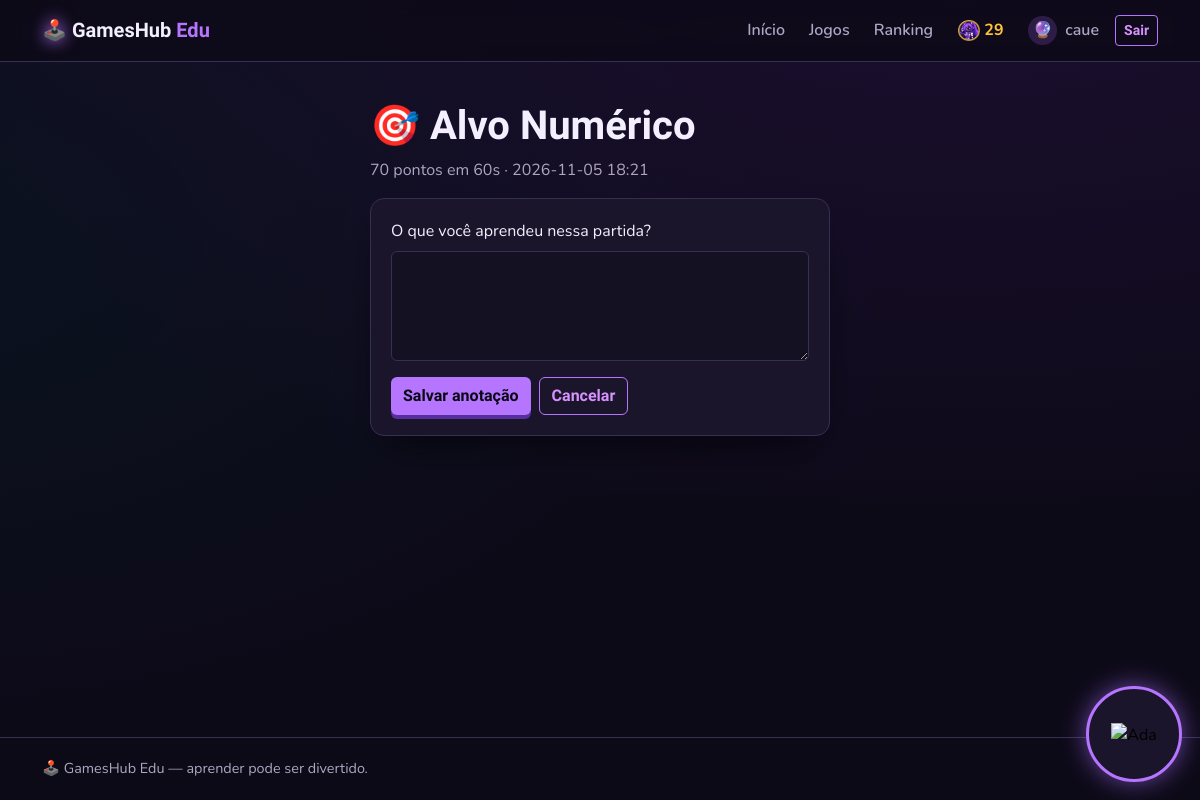
The app's page /partidas/1/editar (signed in) with its own data.
### tables this page shows
CREATE TABLE usuarios (
    id INTEGER PRIMARY KEY AUTOINCREMENT,
    nome TEXT NOT NULL,
    email TEXT NOT NULL UNIQUE,
    senha_hash TEXT NOT NULL,
    avatar TEXT NOT NULL DEFAULT '🎮',
    criado_em TEXT NOT NULL DEFAULT CURRENT_TIMESTAMP
, moedas INTEGER NOT NULL DEFAULT 0, moedas_totais INTEGER NOT NULL DEFAULT 0, skin TEXT NOT NULL DEFAULT 'padrao', skin_ada TEXT NOT NULL DEFAULT 'padrao', avatar_imagem TEXT);

CREATE TABLE jogos (
    id INTEGER PRIMARY KEY AUTOINCREMENT,
    slug TEXT NOT NULL UNIQUE,
    nome TEXT NOT NULL,
    materia TEXT NOT NULL,
    faixa_etaria TEXT NOT NULL,
    mecanica TEXT NOT NULL,
    descricao TEXT NOT NULL,
    como_jogar TEXT NOT NULL,
    emoji TEXT NOT NULL
);

CREATE TABLE partidas (
    id INTEGER PRIMARY KEY AUTOINCREMENT,
    usuario_id INTEGER NOT NULL REFERENCES usuarios(id) ON DELETE CASCADE,
    jogo_id INTEGER NOT NULL REFERENCES jogos(id) ON DELETE CASCADE,
    pontos INTEGER NOT NULL CHECK (pontos BETWEEN 0 AND 100),
    duracao_segundos INTEGER NOT NULL DEFAULT 0,
    anotacao TEXT NOT NULL DEFAULT '',
    criado_em TEXT NOT NULL DEFAULT CURRENT_TIMESTAMP
);

### app.py (the view, shortened to what this page needs)
@app.route("/partidas/<int:partida_id>/editar", methods=["GET", "POST"])
@login_obrigatorio
def editar_partida(partida_id):
    p = partida_do_usuario(partida_id)
    return render_template("editar_partida.html", partida=p)

### app.py (called while the page is built)
@app.before_request
def carregar_usuario():
    uid = session.get("usuario_id")
    g.usuario = None
    if uid:
        g.usuario = get_db().execute("SELECT * FROM usuarios WHERE id = ?", (uid,)).fetchone()
        if g.usuario is None:
            session.clear()

def login_obrigatorio(view):
    @wraps(view)
    def wrapper(*args, **kwargs):
        if g.usuario is None:
            flash("Entre na sua conta para continuar.", "aviso")
            return redirect(url_for("login", next=request.path))
        return view(*args, **kwargs)
    return wrapper

def partida_do_usuario(partida_id):
    p = get_db().execute(
        """SELECT p.*, j.nome AS jogo_nome, j.emoji FROM partidas p
           JOIN jogos j ON j.id = p.jogo_id WHERE p.id = ?""",
        (partida_id,),
    ).fetchone()
    if p is None or p["usuario_id"] != g.usuario["id"]:
        abort(404)
    return p

### database.py (called while the page is built)
def get_db():
    if "db" not in g:
        g.db = sqlite3.connect(DB_PATH)
        g.db.row_factory = sqlite3.Row
        g.db.execute("PRAGMA foreign_keys = ON")
    return g.db

### templates/editar_partida.html (shortened to what this page needs)
{% extends "base.html" %}
{% block conteudo %}
<div class="form-caixa">
  <h1 class="titulo-secao">{{ partida.emoji }} {{ partida.jogo_nome }}</h1>
  <p class="texto-suave">{{ partida.pontos }} pontos em {{ partida.duracao_segundos }}s · {{ partida.criado_em[:16] }}</p>
  <form method="post" class="cartao">
    <label class="form-label">O que você aprendeu nessa partida?</label>
    <textarea name="anotacao" class="form-control campo mb-3" rows="4" maxlength="300">{{ partida.anotacao }}</textarea>
    <div class="d-flex gap-2">
      <button class="btn btn-game">Salvar anotação</button>
      <a href="{{ url_for('perfil') }}" class="btn btn-outline-neon">Cancelar</a>
    </div>
  </form>
</div>
{% endblock %}

### templates/base.html (shortened to what this page needs)
<!doctype html>
<html lang="pt-BR">
<head>
  <link href="https://cdn.jsdelivr.net/npm/bootstrap@5.3.3/dist/css/bootstrap.min.css" rel="stylesheet">
  <link rel="stylesheet" href="{{ url_for('static', filename='css/style.css') }}">
</head>
<body>
  <nav class="navbar navbar-expand-md navbar-dark site-nav sticky-top">
    <div class="container">
      <a class="navbar-brand logo" href="{{ url_for('index') }}"><span class="logo-icone">🕹️</span> GamesHub <span class="text-primary-neon">Edu</span></a>
      <div class="collapse navbar-collapse" id="menu">
        <ul class="navbar-nav ms-auto align-items-md-center gap-md-2">
          {% set atual = request.endpoint %}
          <li class="nav-item"><a class="nav-link {% if atual == 'index' %}active{% endif %}" href="{{ url_for('index') }}">Início</a></li>
          <li class="nav-item"><a class="nav-link {% if atual in ['jogos', 'jogo'] %}active{% endif %}" href="{{ url_for('jogos') }}">Jogos</a></li>
          <li class="nav-item"><a class="nav-link {% if atual == 'ranking' %}active{% endif %}" href="{{ url_for('ranking') }}">Ranking</a></li>
          {% if g.usuario and atual != 'jogo' %}
            <li class="nav-item moedas-nav" title="{{ g.usuario.moedas }} moedas"><img class="moeda-icone" src="{{ url_for('static', filename='img/ada/moeda.png') }}" alt="Moedas"><strong>{{ g.usuario.moedas }}</strong></li>
          {% endif %}
          {% if g.usuario %}
            <li class="nav-item"><a class="nav-link {% if atual and atual.startswith('perfil') %}active{% endif %}" href="{{ url_for('perfil') }}"><span class="avatar-nav skin-{{ g.usuario.skin }}">{% if g.usuario.avatar_imagem %}<img src="{{ url_for('servir_avatar_imagem', filename=g.usuario.avatar_imagem) }}" alt="">{% else %}{{ g.usuario.avatar }}{% endif %}</span> {{ g.usuario.nome }}</a></li>
            <li class="nav-item"><a class="btn btn-sm btn-outline-neon" href="{{ url_for('logout') }}">Sair</a></li>
          {% else %}
            <li class="nav-item"><a class="nav-link" href="{{ url_for('login') }}">Entrar</a></li>
            <li class="nav-item"><a class="btn btn-sm btn-game" href="{{ url_for('cadastro') }}">Criar conta</a></li>
          {% endif %}
        </ul>
      </div>
    </div>
  </nav>
  <main class="container py-4">
    {% block conteudo %}{% endblock %}
  </main>
  <footer class="rodape">
    <div class="container d-flex flex-wrap justify-content-between gap-2">
      <span>🕹️ GamesHub Edu — aprender pode ser divertido.</span>
    </div>
  </footer>
  {% include "_ada.html" %}
</body>
</html>

### static/css/style.css (style rules this page uses)
:root { --fundo: oklch(0.155 0.03 292); --superficie: oklch(0.19 0.035 292); --cartao: oklch(0.215 0.042 292); --texto: oklch(0.96 0.02 300); --suave: oklch(0.74 0.04 295); --primaria: oklch(0.7 0.22 300); --primaria-escura: oklch(0.42 0.17 295); --brilho: oklch(0.78 0.2 305); --acento: oklch(0.33 0.09 295); --borda: oklch(0.33 0.06 292); --sucesso: oklch(0.84 0.17 160); --aviso: oklch(0.85 0.16 85); --perigo: oklch(0.66 0.21 18); --escuro: oklch(0.14 0.03 292); --raio: 0.875rem; --sombra-neon: 0 0 0 1px oklch(0.7 0.22 300 / .5), 0 0 24px -4px oklch(0.7 0.22 300 / .55); }
body { background: radial-gradient(1200px 600px at 80% -10%, oklch(0.3 0.12 300 / .35), transparent), radial-gradient(900px 500px at -10% 30%, oklch(0.3 0.1 200 / .18), transparent), var(--fundo); color: var(--texto); font-family: "Nunito", system-ui, sans-serif; min-height: 100vh; display: flex; flex-direction: column; }
main { flex: 1; }
h1, h2, h3, .logo, .titulo-secao, .display-titulo, .btn, .estat strong { font-family: "Chakra Petch", sans-serif; }
a { color: var(--brilho); }
.texto-suave { color: var(--suave) !important; }
.text-primary-neon { color: var(--primaria) !important; }
.site-nav { background: oklch(0.155 0.03 292 / .85); backdrop-filter: blur(10px); border-bottom: 1px solid var(--borda); }
.site-nav .nav-link { color: var(--suave); font-weight: 600; }
.logo { font-weight: 700; color: var(--texto) !important; }
.logo-icone { filter: drop-shadow(0 0 8px var(--primaria)); }
.titulo-secao { font-weight: 700; }
.cartao { background: var(--cartao); border: 1px solid var(--borda); border-radius: var(--raio); padding: 1.25rem; color: var(--texto); box-shadow: 0 18px 40px -20px oklch(0.05 0.03 290 / .9); }
.btn-game { background: var(--primaria); color: var(--escuro); font-weight: 700; border: none; box-shadow: 0 4px 0 0 var(--primaria-escura); transition: transform .1s, box-shadow .1s; }
.btn-outline-neon { border: 1px solid var(--primaria); color: var(--brilho); background: transparent; font-weight: 600; }
.form-caixa { max-width: 460px; margin: 1rem auto; }
.campo, .campo:focus { background: var(--superficie); color: var(--texto); border-color: var(--borda); }
.avatar-nav { display: inline-grid; place-items: center; width: 1.8rem; height: 1.8rem; margin-right: .25rem; border-radius: 50%; }
.skin-neon { background-color: oklch(0.7 0.22 300 / .18); }
.moedas-nav { display: inline-flex; align-items: center; gap: .3rem; padding: .35rem .55rem; color: var(--aviso); }
.moeda-icone { width: 1.35rem; height: 1.35rem; object-fit: contain; }
.rodape { border-top: 1px solid var(--borda); padding: 1.25rem 0; color: var(--suave); font-size: .9rem; }

### records on screen
usuarios: usuario.moedas "29", usuario.avatar "🔮", usuario.nome "caue"
jogos: emoji "🎯", jogo_nome "Alvo Numérico"
partidas: pontos "70", duracao_segundos "60", criado_em "2026-11-05 18:21"
